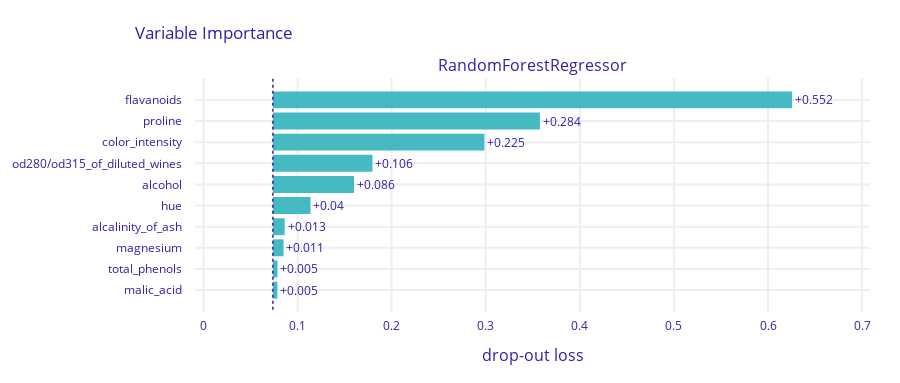

Write notebook code for a chart like this one.
### Markdown cell above
The first step will be feature importance. It's a basic analysis where we calculate the global impact of a feature. The idea in dalex default approach is to measure how much the model performance is worsening after removing this feature. Of course, it would require retraining the model, the optimal set of hyperparameters might be different and it might affect the results. To avoid these problems we do not retrain the model. Instead, we simulate its removal by assigning random values to it. To make it more realistic the values are not completely random, we just shuffle this column in a dataframe, do the prediction, check performance and repeat these steps multiple times.

### Code cell
fi.plot()

### Figure 1 — Plotly figure (JSON) as saved in the notebook; plotly's stock layout.template omitted (floating-point values rounded to 4 significant figures)
{"data": [{"base": 0.07377, "hoverinfo": "text", "hoverlabel": {"bgcolor": "rgba(0,0,0,0.8)"}, "hovertext": ["Model: RandomForestRegressor loss after<br>variable: flavanoids is permuted: 0.626<br>Drop-out loss change: +0.552", "Model: RandomForestRegressor loss after<br>variable: proline is permuted: 0.358<br>Drop-out loss change: +0.284", "Model: RandomForestRegressor loss after<br>variable: color_intensity is permuted: 0.299<br>Drop-out loss change: +0.225", "Model: RandomForestRegressor loss after<br>variable: od280/od315_of_diluted_wines is permuted: 0.18<br>Drop-out loss change: +0.106", "Model: RandomForestRegressor loss after<br>variable: alcohol is permuted: 0.16<br>Drop-out loss change: +0.086", "Model: RandomForestRegressor loss after<br>variable: hue is permuted: 0.114<br>Drop-out loss change: +0.04", "Model: RandomForestRegressor loss after<br>variable: alcalinity_of_ash is permuted: 0.086<br>Drop-out loss change: +0.013", "Model: RandomForestRegressor loss after<br>variable: magnesium is permuted: 0.085<br>Drop-out loss change: +0.011", "Model: RandomForestRegressor loss after<br>variable: total_phenols is permuted: 0.079<br>Drop-out loss change: +0.005", "Model: RandomForestRegressor loss after<br>variable: malic_acid is permuted: 0.079<br>Drop-out loss change: +0.005"], "marker": {"color": "#46bac2"}, "orientation": "h", "showlegend": false, "text": ["+0.552", "+0.284", "+0.225", "+0.106", "+0.086", "+0.04", "+0.013", "+0.011", "+0.005", "+0.005"], "textposition": "outside", "type": "bar", "x": [0.5519, 0.2838, 0.2248, 0.1058, 0.08623, 0.03999, 0.01259, 0.01134, 0.004921, 0.004877], "xaxis": "x", "y": ["flavanoids", "proline", "color_intensity", "od280/od315_of_diluted_wines", "alcohol", "hue", "alcalinity_of_ash", "magnesium", "total_phenols", "malic_acid"], "yaxis": "y"}], "layout": {"annotations": [{"font": {"size": 16}, "showarrow": false, "text": "RandomForestRegressor", "x": 0.5, "xanchor": "center", "xref": "paper", "y": 1, "yanchor": "bottom", "yref": "paper"}, {"font": {"size": 16}, "showarrow": false, "text": "drop-out loss", "x": 0.5, "xanchor": "center", "xref": "paper", "y": 0, "yanchor": "top", "yref": "paper", "yshift": -30}], "font": {"color": "#371ea3"}, "height": 383, "margin": {"b": 71, "r": 30, "t": 78}, "shapes": [{"line": {"color": "#371ea3", "dash": "dot", "width": 1.5}, "type": "line", "x0": 0.07377, "x1": 0.07377, "xref": "x", "y0": -1, "y1": 10, "yref": "y"}], "title": {"text": "Variable Importance", "x": 0.15}, "xaxis": {"anchor": "y", "automargin": true, "domain": [0, 1], "fixedrange": true, "gridwidth": 2, "range": [-0.009007, 0.7084], "tickcolor": "white", "ticklen": 3, "ticks": "outside", "type": "linear", "zeroline": false}, "yaxis": {"anchor": "x", "automargin": true, "autorange": "reversed", "domain": [0, 1], "fixedrange": true, "gridwidth": 2, "tickcolor": "white", "ticklen": 10, "ticks": "outside", "type": "category"}}}
